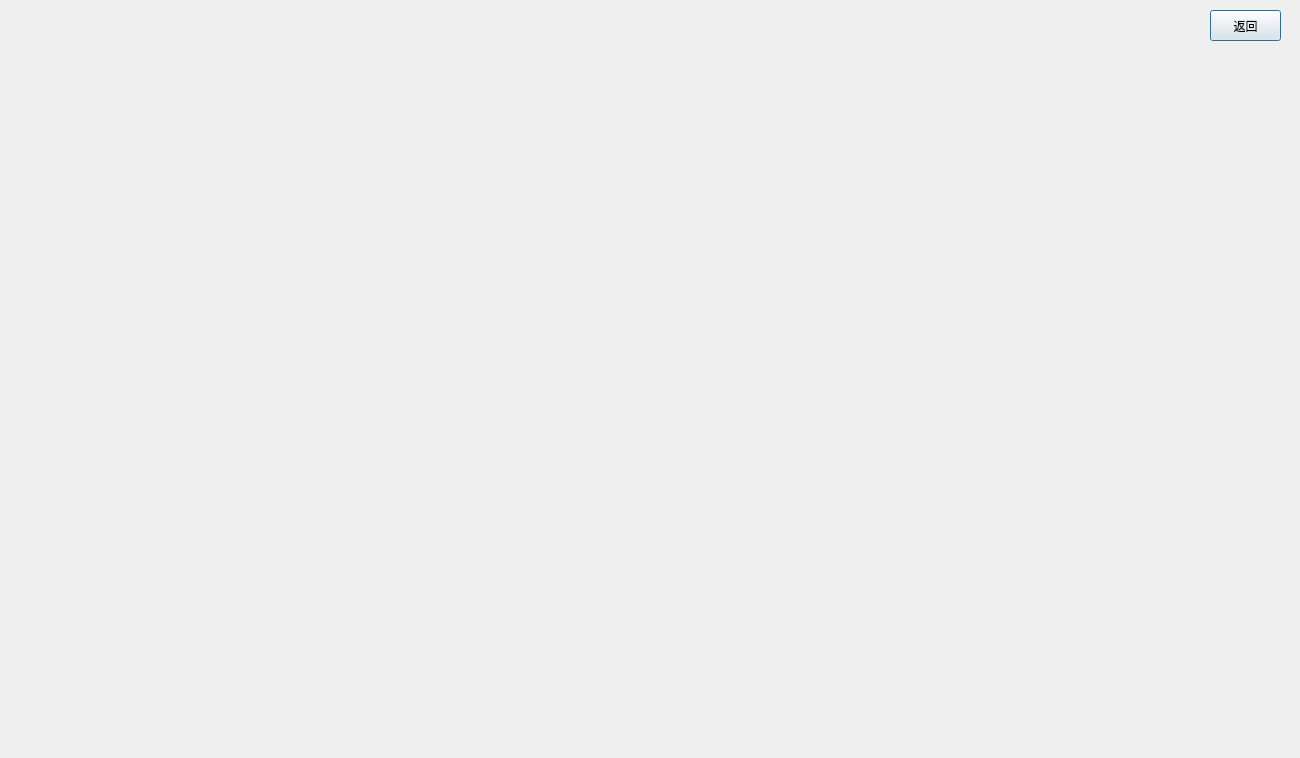
<?xml version="1.0" encoding="UTF-8"?>
<ui version="4.0">
 <class>introdution</class>
 <widget class="QDialog" name="introdution">
  <property name="geometry">
   <rect>
    <x>0</x>
    <y>0</y>
    <width>1300</width>
    <height>758</height>
   </rect>
  </property>
  <property name="windowTitle">
   <string>Dialog</string>
  </property>
  <widget class="QPushButton" name="pushButton">
   <property name="geometry">
    <rect>
     <x>1210</x>
     <y>10</y>
     <width>71</width>
     <height>31</height>
    </rect>
   </property>
   <property name="text">
    <string>返回</string>
   </property>
  </widget>
 </widget>
 <resources/>
 <connections/>
</ui>
